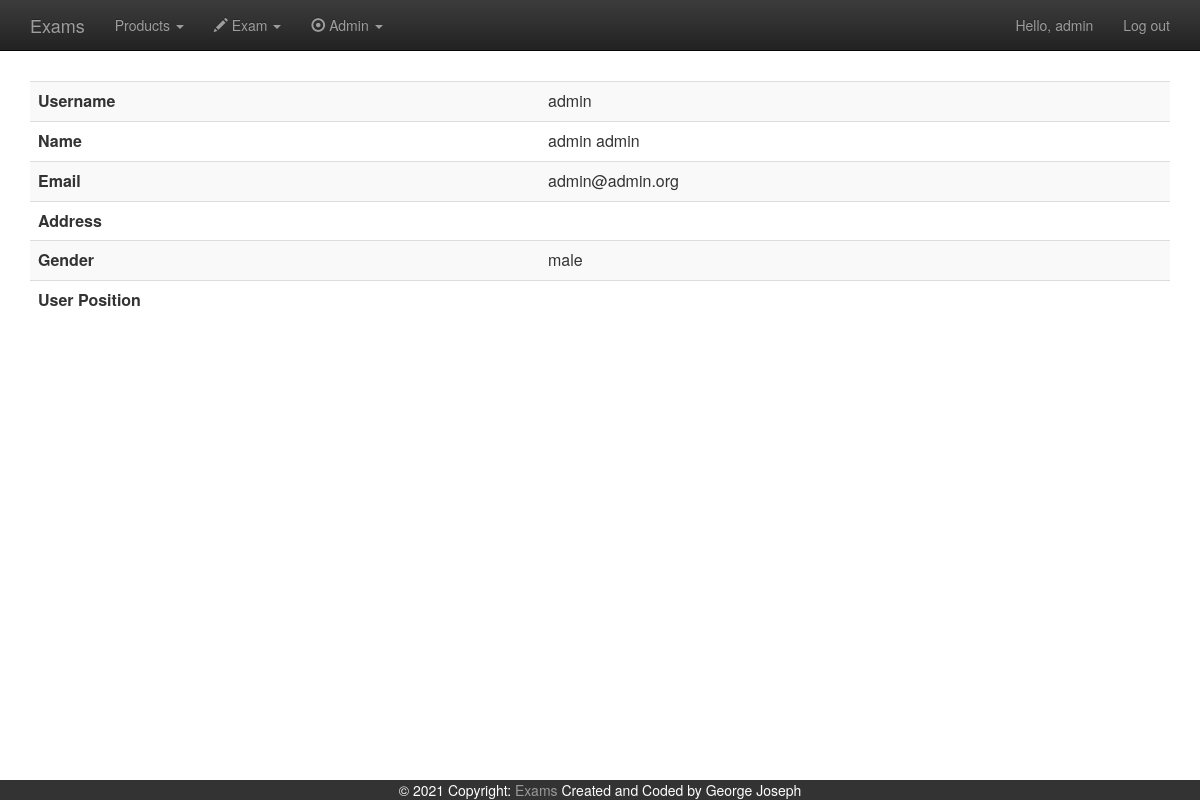
The app's page /profile.php (signed in) with its own data.
### tables this page shows
CREATE TABLE `users` (
  `id` int(255) NOT NULL,
  `firstname` text NOT NULL,
  `lastname` text NOT NULL,
  `username` text NOT NULL,
  `email` text NOT NULL,
  `password` text NOT NULL,
  `date` date NOT NULL,
  `gender` text,
  `avatar` text NOT NULL,
  `user_pos` varchar(25) NOT NULL DEFAULT 'nor',
  `academic_year` varchar(50) NOT NULL,
  `school` varchar(50) NOT NULL,
  `current_exam_code` varchar(9) NOT NULL DEFAULT 'none',
  `current_exam_time` varchar(11) NOT NULL
);

### inc/headeruser.inc.php (called while the page is built, shortened)
<?php
include("inc/login/checklogin.inc.php");
include('inc/headerparts/head.php');
include('inc/headerparts/navigationbar.php');

### inc/login/checklogin.inc.php (called while the page is built, shortened)
<?php
include("inc/functions/functions.inc.php");
if (isset ( $_SESSION ['THEUSERLOGIN'] )) {
	$u = $_SESSION ['THEUSERLOGIN'];
	$getinfo = mysql_fetch_assoc(mysql_query("SELECT * FROM users WHERE username='$u'"));
	$fn = $getinfo['firstname'];
	$ln = $getinfo['lastname'];
	$em = $getinfo['email'];
	$gdr = $getinfo['gender'];
	$user_pos = $getinfo['user_pos'];
}
?>

### profile.php (the view)
<?php $title='Profile'; include("inc/headeruser.inc.php");  ?>
<div class="row">
<div class="col-md-4"></div>
<div class="col-md-4"><img src="<?php echo $avatar;?>" class="img-responsive" /></div>
<div class="col-md-4"></div>
</div>
<table class="table table-striped" style="width: 100%;">
    <tbody>
        <tr>
            <th>Username</th>
            <td><?php echo $u; ?></td>
        </tr>
        <tr>
            <th>Name</th>
            <td><?php echo $fn.' '.$ln; ?></td>
        </tr>
        <tr>
            <th>Email</th>
            <td><?php echo $em; ?></td>
        </tr>
        <tr>
            <th>Address</th>
            <td><?php echo $address; ?></td>
        </tr>
        <tr>
            <th>Gender</th>
            <td><?php echo $gdr; ?></td>
        </tr>
        <tr>
            <th>User Position</th>
            <td><?php echo $user_type; ?></td>
        </tr>
    </tbody>
</table>
<?php include("inc/footer.inc.php"); ?>

### inc/headerparts/navigationbar.php (shortened to what this page needs)
<div class="navbar navbar-inverse navbar-fixed-top" id="navigationbar">
    <div class="container">
        <div class="navbar-header">
            <a class="navbar-brand" href="index.php">Exams</a>
        </div>
        <div class="navbar-collapse collapse">
            <ul class="nav navbar-nav">
                <li class="dropdown">
						<a href="#" class="dropdown-toggle" data-toggle="dropdown">Products <b class="caret"></b></a>
            </li>
                <?php if($u != ''){?>
                <li class="dropdown">
                    <a href="#" class="dropdown-toggle" data-toggle="dropdown">
                        <span class="glyphicon glyphicon-pencil"></span> Exam
                        <b class="caret"></b>
                    </a>
                </li>
                <?php if($user_pos == "admin"){ ?>
                <li class="dropdown">
                    <a href="#" class="dropdown-toggle" data-toggle="dropdown">
                        <span class="glyphicon glyphicon-record"></span> Admin
                        <b class="caret"></b>
                    </a>
                </li>
                <?php
                      }
                    } ?>
            </ul>
            <ul class="nav navbar-nav navbar-right">
                <?php if($u != ''){?>
                <li><a href="profile.php">Hello, <?php echo $fn; ?></a></li>
                <li><a href="logout.php">Log out</a></li>
                <?php }else{ ?>
                <li><a href="index.php">Login</a></li>
                <li><a href="register.php">Register</a></li>
                <?php } ?>
            </ul>
        </div>
    </div>
</div>
<br/><br/><br/><br/>
<div class="container body-content">

### records on screen
users: firstname "admin", lastname "admin", email "admin@admin.org", gender "male"

### other values on screen
$u "admin"
